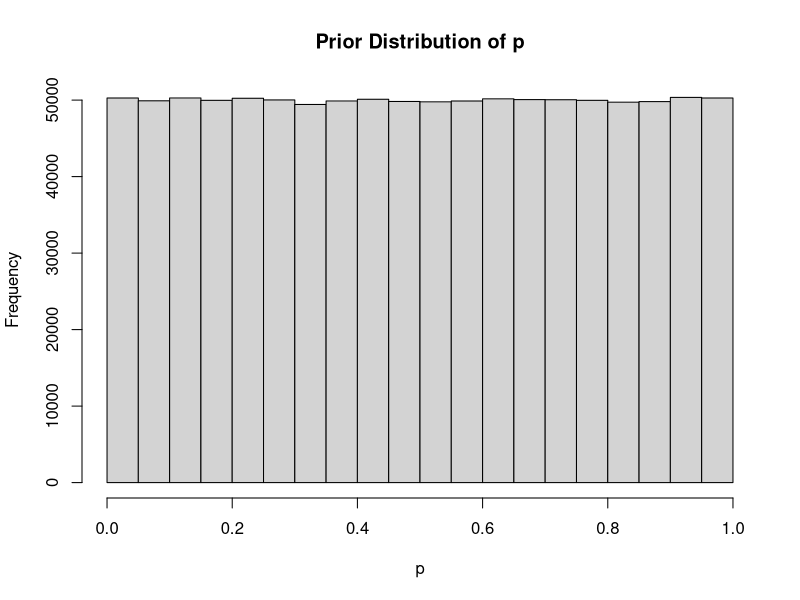
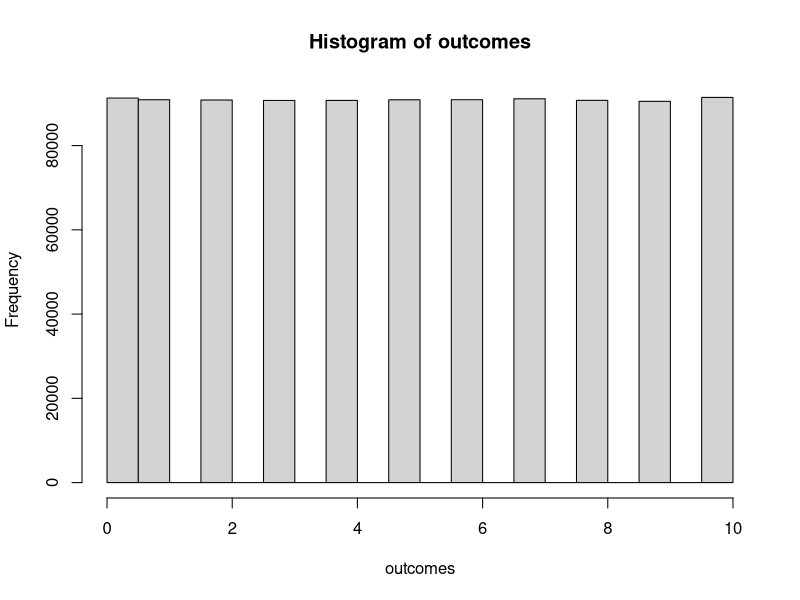

R code for these plots, in order: (Note: this script raises an error after producing the figures.)
## ---- chunk 1
library(knitr)
## ---- chunk 2
pr.c <-.819 #proportion that is Caucasian
pr.m <-.137 # Maori
pr.wp <-.044 # Western Polynesion
## ---- chunk 3
l.c <-3.96*10^-9
l.m <-1.18*10^-8
l.wp <-1.91*10^-7
## ---- chunk 4
p.X <-pr.c*l.c+pr.m*l.m+pr.wp*l.wp
p.X
## ---- chunk 5
ps.c <-(pr.c*l.c)/p.X
ps.m <-(pr.m*l.m)/p.X
ps.wp <-(pr.wp*l.wp)/p.X
## ---- chunk 6

res <-data.frame(c("Caucasian","Maori","W.Polynesian"),c(pr.c,pr.m,pr.wp),c(ps.c,ps.m,ps.wp))
colnames(res) <-c("Ethnicity","Prior", "Posterior")
kable (res)
## ---- chunk 7
set.seed(12345) # sets random number generator seed so that results are reproducible
p <-runif(1000000,0,1) # generate 1 million random numbers between 0 and 1
head(p)
## ---- chunk 8
par(mfrow=c(1,1))
hist(p,xlab="p", main="Prior Distribution of p")

## ---- chunk 9
outcomes <-rbinom(1000000,10,p)
head(outcomes)
## ---- chunk 10
hist(outcomes)
## ---- chunk 11
post <-p[which(outcomes==8)]
head(post)
## ---- chunk 12
mean(post)

colhist(post,xr=c(0,1),xlab="p",ylab="Number",main="Posterior Distribution, # Heads = 8")
mean(post)
quantile(post,(c(.025,.975)))
abline(v=mean(post),col="blue")
## ---- chunk 13
set.seed(54321)
out.mean <-rep(0,100)
# The following loop performs 50 iterations
for(i in 1:100){
  outcomes <-rbinom(1000000,10,p) # Simulate the coin flips
  out.8 <-rbinom(1,10,.8) # select an outcome that would be obtained assuming p=.8
  post1 <-p[which(outcomes==out.8)] # select the probabilities associated with those outcomes
  out.mean[i] <-mean(post1) #calculate the mean of those probabilities for future use
  p <-sample(post1,1000000,replace=TRUE) # create the new prior distribution
}
## ---- chunk 14
par(mfrow=c(1,1))
plot(out.mean, xlab="Iteration",ylab="p", type="l",main="Iterative Estimation of p")
## ---- chunk 15
par(mfrow=c(1,2))
colhist(post,xlab="P",ylab="Frequency",main="Initial")
colhist(post1,xlab="P",ylab="Frequency",main="Final ",xr=c(0,1)) 
## ---- chunk 16
quantile(post,c(.025,.975))
quantile(post1,c(.025,.975))
